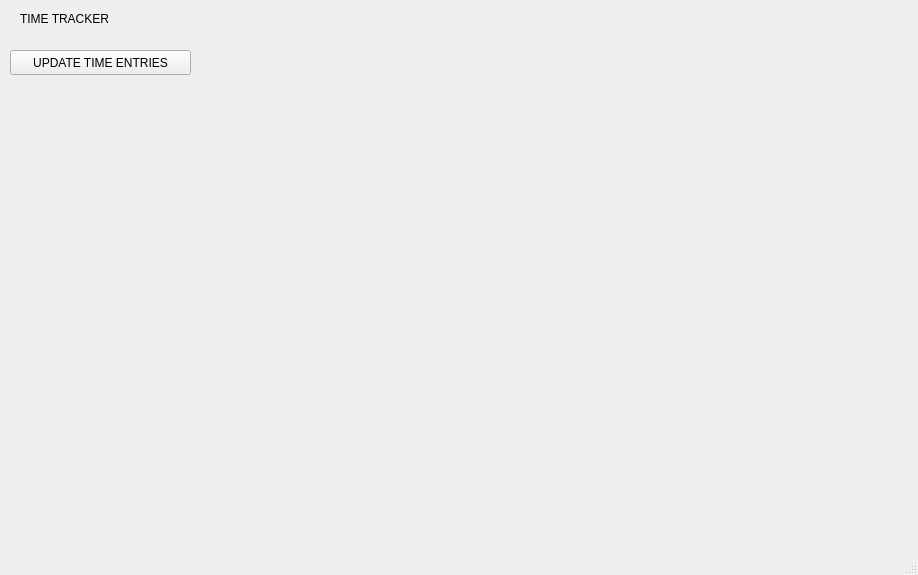
<?xml version="1.0" encoding="UTF-8"?>
<ui version="4.0">
 <class>TimeTracker</class>
 <widget class="QMainWindow" name="TimeTracker">
  <property name="geometry">
   <rect>
    <x>0</x>
    <y>0</y>
    <width>918</width>
    <height>575</height>
   </rect>
  </property>
  <property name="windowTitle">
   <string>MainWindow</string>
  </property>
  <widget class="QWidget" name="centralwidget">
   <widget class="QPushButton" name="bt_update_time_entries">
    <property name="geometry">
     <rect>
      <x>10</x>
      <y>50</y>
      <width>181</width>
      <height>25</height>
     </rect>
    </property>
    <property name="text">
     <string>UPDATE TIME ENTRIES</string>
    </property>
   </widget>
   <widget class="QLabel" name="label">
    <property name="geometry">
     <rect>
      <x>20</x>
      <y>10</y>
      <width>161</width>
      <height>17</height>
     </rect>
    </property>
    <property name="text">
     <string>TIME TRACKER</string>
    </property>
   </widget>
  </widget>
  <widget class="QMenuBar" name="menubar">
   <property name="geometry">
    <rect>
     <x>0</x>
     <y>0</y>
     <width>918</width>
     <height>22</height>
    </rect>
   </property>
  </widget>
  <widget class="QStatusBar" name="statusbar"/>
 </widget>
 <resources/>
 <connections/>
</ui>
